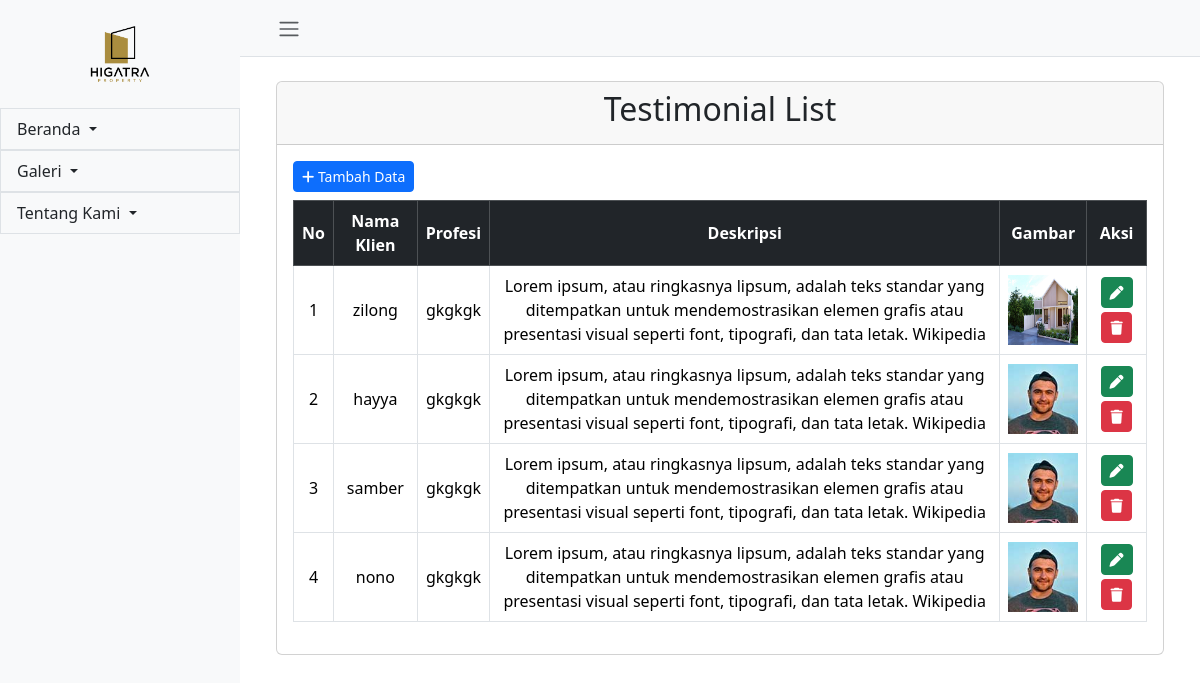
Screenshot of /admin/testimonial/index.php with the database file from the repository.
### tables this page shows
CREATE TABLE `testimonials` (
  `id` int(11) NOT NULL,
  `nama` varchar(255) NOT NULL,
  `profesi` varchar(255) NOT NULL,
  `deskripsi` text NOT NULL,
  `gambar` varchar(255) NOT NULL
);

### admin/testimonial/index.php (the view)
<?php
include '../../kon/koneksi.php';
$query = "SELECT * FROM testimonials";
$result = mysqli_query($conn, $query);
?>
<?php include "../layout/header-admin.php";
?>
<div class="card m-4">
    <div class="card-header text-center">
        <h2>Testimonial List</h2>
    </div>
    <div class="card-body">
        <a href="tambah.php" class="btn btn-primary btn-sm mb-2"><i class="fa-solid fa-plus"></i> Tambah Data</a>
        <div class="table-responsive">
            <table class="table table-bordered table-hover text-center">
                <thead class="table-dark">
                    <tr class="align-middle">
                        <th>No</th>
                        <th>Nama Klien</th>
                        <th>Profesi</th>
                        <th>Deskripsi</th>
                        <th>Gambar</th>
                        <th>Aksi</th>
                    </tr>
                </thead>
                <tbody>
                    <?php $no = 1;
                    while ($row = mysqli_fetch_assoc($result)) { ?>
                        <tr class="align-middle">
                            <td><?= $no++; ?></td>
                            <td><?= $row['nama']; ?></td>
                            <td><?= $row['profesi']; ?></td>
                            <td><?= $row['deskripsi']; ?></td>
                            <td><img src="../../images/testimonials/<?= $row['gambar']; ?>" width="70" height="70"></td>
                            <td>
                                <a href="edit.php?id=<?= $row['id']; ?>" class="btn btn-success btn-sm"><i class="fa-solid fa-pen"></i></a>
                                <a href="hapus.php?id=<?= $row['id']; ?>" onclick="return confirm('Yakin ingin menghapus?')" class="btn btn-danger btn-sm mt-1"><i class="fa-solid fa-trash"></i></a>
                            </td>
                        </tr>
                    <?php } ?>
                </tbody>
            </table>
        </div>
    </div>
</div>
<?php include "../layout/footer-admin.php";
?>

### rows the page displays
testimonials: nama "zilong", profesi "gkgkgk", deskripsi "Lorem ipsum, atau ringkasnya lipsum, adalah teks standar yang ditempatkan untuk mendemostrasikan elemen grafis atau presentasi visual seperti font, tipografi, dan tata letak. Wikipedia", gambar (picture)
testimonials: nama "hayya", profesi "gkgkgk", deskripsi "Lorem ipsum, atau ringkasnya lipsum, adalah teks standar yang ditempatkan untuk mendemostrasikan elemen grafis atau presentasi visual seperti font, tipografi, dan tata letak. Wikipedia", gambar (picture)
testimonials: nama "samber", profesi "gkgkgk", deskripsi "Lorem ipsum, atau ringkasnya lipsum, adalah teks standar yang ditempatkan untuk mendemostrasikan elemen grafis atau presentasi visual seperti font, tipografi, dan tata letak. Wikipedia", gambar (picture)
testimonials: nama "nono", profesi "gkgkgk", deskripsi "Lorem ipsum, atau ringkasnya lipsum, adalah teks standar yang ditempatkan untuk mendemostrasikan elemen grafis atau presentasi visual seperti font, tipografi, dan tata letak. Wikipedia", gambar (picture)
